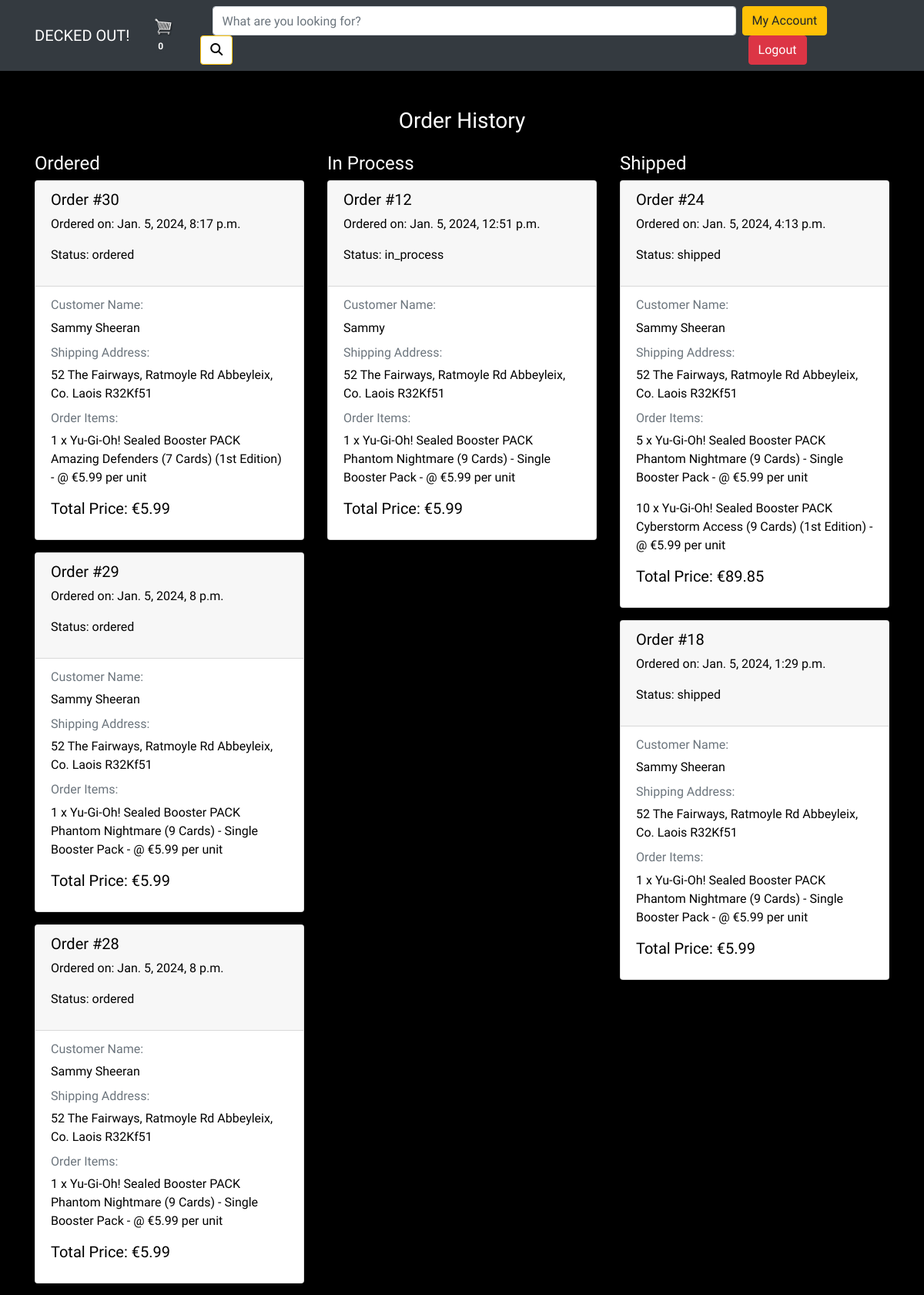
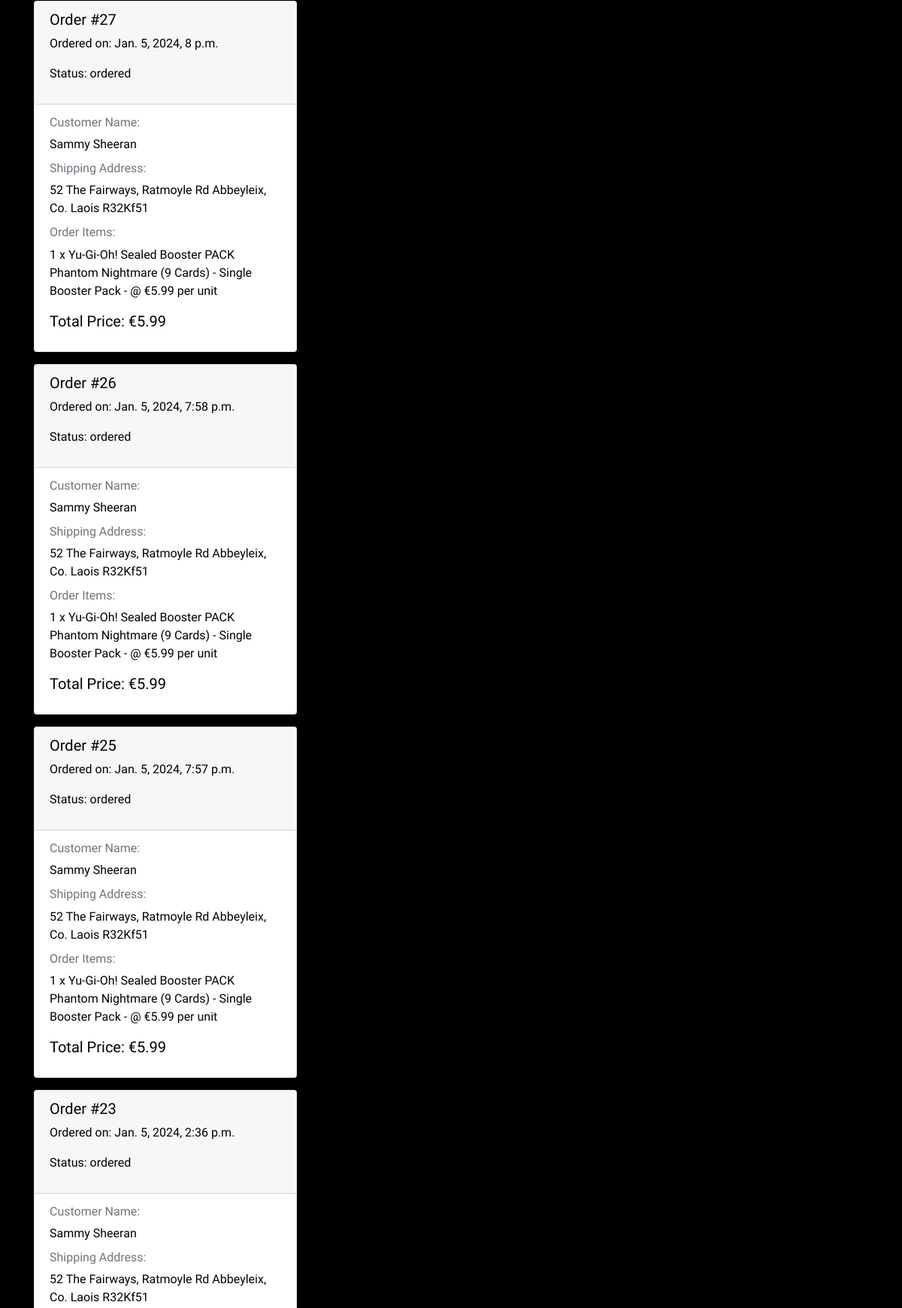
/user/order_history/ (signed in, upper part), run on the app's committed database (2 pictures, top to bottom).
### order/models.py (models this page shows, shortened)
class Order(models.Model):
    SHIPPING_STATUS_CHOICES = [
        ('ordered', 'Ordered'),
        ('in_process', 'In Process'),
        ('shipped', 'Shipped'),
    ]
    user = models.ForeignKey(User, on_delete=models.SET_NULL, null=True, blank=True)
    full_name = models.CharField(max_length=200, null=True)
    email_address = models.CharField(max_length=200, null=True)
    shipping_address = models.TextField()
    total_price = models.DecimalField(max_digits=10, decimal_places=2, null=True, blank=True)
    shipping_status = models.CharField(max_length=20, choices=SHIPPING_STATUS_CHOICES, default='ordered')
    created_at = models.DateTimeField(auto_now_add=True)

class OrderItem(models.Model):
    order = models.ForeignKey(Order, on_delete=models.CASCADE, related_name='items')
    product = models.ForeignKey(Product, on_delete=models.CASCADE)
    quantity = models.PositiveIntegerField()
    price_at_purchase = models.DecimalField(max_digits=10, decimal_places=2)

### product/models.py (models this page shows, shortened)
class Product(models.Model):
    name = models.CharField(max_length=255)
    description = models.TextField()
    price = models.DecimalField(max_digits=10, decimal_places=2)
    categories = models.ManyToManyField(Category)
    image = models.ImageField(upload_to='product_images/', null=True, blank=True)
    quantity_available = models.PositiveIntegerField(default=0)
    is_featured = models.BooleanField(default=False)
    created_at = models.DateTimeField(auto_now_add=True)
    updated_at = models.DateTimeField(auto_now=True)
    slug = models.SlugField(unique=True, blank=True, max_length=500)
    on_special_offer = models.BooleanField(default=False)
    discounted_price = models.DecimalField(max_digits=10, decimal_places=2, null=True, blank=True)

### user/views.py (the view)
# urls.py: path('order_history/', views.order_history, name='order_history'),
def order_history(request):
    user_orders = Order.objects.filter(user=request.user).order_by('-created_at')
    ordered_orders = user_orders.filter(shipping_status='ordered')
    in_process_orders = user_orders.filter(shipping_status='in_process')
    shipped_orders = user_orders.filter(shipping_status='shipped')
    context = {
        'ordered_orders': ordered_orders,
        'in_process_orders': in_process_orders,
        'shipped_orders': shipped_orders,
    }
    return render(request, 'user/order_history.html', context)

### cart/cart.py (called while the page is built)
    def __len__(self):
        return sum(self.cart.values())

### cart/context_processors.py (called while the page is built)
def cart(request):
    return {'cart': Cart(request)}

### user/templates/user/order_history.html (shortened to what this page needs)
{% extends 'base.html' %}
{% load static %}
{% block content %}
<h3 class="text-center mb-4 mt-4">Order History</h3>
    <div class="container" style="color: black;">
        <div class="row">
            <div class="col-md-4">
                <h4 style="color: white;">Ordered</h4>
                {% if ordered_orders %}
                    {% for orders in ordered_orders %}
                    <div class="card mb-3">
                        <div class="card-header">
                            <h5>Order #{{ orders.pk }}</h5>
                            <p>Ordered on: {{ orders.created_at }}</p>
                            <p>Status: {{ orders.shipping_status }}</p>
                        </div>
                        <div class="card-body">
                            <h6 class="card-subtitle mb-2 text-muted">Customer Name:</h6>
                            <p>{{ orders.full_name }}</p>
                            <h6 class="card-subtitle mb-2 text-muted">Shipping Address:</h6>
                            <p>{{ orders.shipping_address }}</p>
                            <h6 class="card-subtitle mb-2 text-muted">Order Items:</h6>
                            {% for item in orders.items.all %}
                                <p>{{ item.quantity }} x {{ item.product.name }} - @ €{{ item.price_at_purchase }} per unit</p>
                            {% endfor %}
                            <h5>Total Price: €{{ orders.total_price }}</h5>
                        </div>
                    </div>
                    {% endfor %}
                {% else %}
                    <p>No ordered orders.</p>
                {% endif %}
            </div>
            <div class="col-md-4">
                <h4 style="color: white;">In Process</h4>
                {% if in_process_orders %}
                    {% for orders in in_process_orders %}
                    <div class="card mb-3">
                        <div class="card-header">
                            <h5>Order #{{ orders.pk }}</h5>
                            <p>Ordered on: {{ orders.created_at }}</p>
                            <p>Status: {{ orders.shipping_status }}</p>
                        </div>
                        <div class="card-body">
                            <h6 class="card-subtitle mb-2 text-muted">Customer Name:</h6>
                            <p>{{ orders.full_name }}</p>
                            <h6 class="card-subtitle mb-2 text-muted">Shipping Address:</h6>
                            <p>{{ orders.shipping_address }}</p>
                            <h6 class="card-subtitle mb-2 text-muted">Order Items:</h6>
                            {% for item in orders.items.all %}
                                <p>{{ item.quantity }} x {{ item.product.name }} - @ €{{ item.price_at_purchase }} per unit</p>
                            {% endfor %}
                            <h5>Total Price: €{{ orders.total_price }}</h5>
                        </div>
                    </div>
                    {% endfor %}
                {% else %}
                    <p>No orders in process.</p>
                {% endif %}
            </div>
            <div class="col-md-4">
                <h4 style="color: white;">Shipped</h4>
                {% if shipped_orders %}
                    {% for orders in shipped_orders %}
                    <div class="card mb-3">
                        <div class="card-header">
                            <h5>Order #{{ orders.pk }}</h5>
                            <p>Ordered on: {{ orders.created_at }}</p>
                            <p>Status: {{ orders.shipping_status }}</p>
                        </div>
                        <div class="card-body">
                            <h6 class="card-subtitle mb-2 text-muted">Customer Name:</h6>
                            <p>{{ orders.full_name }}</p>
                            <h6 class="card-subtitle mb-2 text-muted">Shipping Address:</h6>
                            <p>{{ orders.shipping_address }}</p>
                            <h6 class="card-subtitle mb-2 text-muted">Order Items:</h6>
                            {% for item in orders.items.all %}
                                <p>{{ item.quantity }} x {{ item.product.name }} - @ €{{ item.price_at_purchase }} per unit</p>
                            {% endfor %}
                            <h5>Total Price: €{{ orders.total_price }}</h5>
                        </div>
                    </div>
                    {% endfor %}
                {% else %}
                    <p>No shipped orders.</p>
                {% endif %}
            </div>
    </div>
</div>
{% endblock %}

### static/css/base.css (style rules this page uses)
body { background-color: #000; color: #fff; font-family: 'Oswald', sans-serif; }

### data on the page
Order: pk "30", created_at "Jan. 5, 2024, 8:17 p.m.", shipping_status "ordered", full_name "Sammy Sheeran", shipping_address "52 The Fairways, Ratmoyle Rd Abbeyleix, Co. Laois R32Kf51", total_price "5.99"
OrderItem: quantity "1", product.name "Yu-Gi-Oh! Sealed Booster PACK Amazing Defenders (7 Cards) (1st Edition)", price_at_purchase "5.99"
Order: pk "29", created_at "Jan. 5, 2024, 8 p.m.", shipping_status "ordered", full_name "Sammy Sheeran", shipping_address "52 The Fairways, Ratmoyle Rd Abbeyleix, Co. Laois R32Kf51", total_price "5.99"
OrderItem: quantity "1", product.name "Yu-Gi-Oh! Sealed Booster PACK Phantom Nightmare (9 Cards) - Single Booster Pack", price_at_purchase "5.99"
Order: pk "28", created_at "Jan. 5, 2024, 8 p.m.", shipping_status "ordered", full_name "Sammy Sheeran", shipping_address "52 The Fairways, Ratmoyle Rd Abbeyleix, Co. Laois R32Kf51", total_price "5.99"
OrderItem: quantity "1", product.name "Yu-Gi-Oh! Sealed Booster PACK Phantom Nightmare (9 Cards) - Single Booster Pack", price_at_purchase "5.99"
Order: pk "27", created_at "Jan. 5, 2024, 8 p.m.", shipping_status "ordered", full_name "Sammy Sheeran", shipping_address "52 The Fairways, Ratmoyle Rd Abbeyleix, Co. Laois R32Kf51", total_price "5.99"
OrderItem: quantity "1", product.name "Yu-Gi-Oh! Sealed Booster PACK Phantom Nightmare (9 Cards) - Single Booster Pack", price_at_purchase "5.99"
Order: pk "26", created_at "Jan. 5, 2024, 7:58 p.m.", shipping_status "ordered", full_name "Sammy Sheeran", shipping_address "52 The Fairways, Ratmoyle Rd Abbeyleix, Co. Laois R32Kf51", total_price "5.99"
OrderItem: quantity "1", product.name "Yu-Gi-Oh! Sealed Booster PACK Phantom Nightmare (9 Cards) - Single Booster Pack", price_at_purchase "5.99"
Order: pk "25", created_at "Jan. 5, 2024, 7:57 p.m.", shipping_status "ordered", full_name "Sammy Sheeran", shipping_address "52 The Fairways, Ratmoyle Rd Abbeyleix, Co. Laois R32Kf51", total_price "5.99"
OrderItem: quantity "1", product.name "Yu-Gi-Oh! Sealed Booster PACK Phantom Nightmare (9 Cards) - Single Booster Pack", price_at_purchase "5.99"
Order: pk "23", created_at "Jan. 5, 2024, 2:36 p.m.", shipping_status "ordered", full_name "Sammy Sheeran", shipping_address "52 The Fairways, Ratmoyle Rd Abbeyleix, Co. Laois R32Kf51"
Order: pk "12", created_at "Jan. 5, 2024, 12:51 p.m.", shipping_status "in_process", full_name "Sammy", shipping_address "52 The Fairways, Ratmoyle Rd Abbeyleix, Co. Laois R32Kf51", total_price "5.99"
OrderItem: quantity "1", product.name "Yu-Gi-Oh! Sealed Booster PACK Phantom Nightmare (9 Cards) - Single Booster Pack", price_at_purchase "5.99"
Order: pk "24", created_at "Jan. 5, 2024, 4:13 p.m.", shipping_status "shipped", full_name "Sammy Sheeran", shipping_address "52 The Fairways, Ratmoyle Rd Abbeyleix, Co. Laois R32Kf51", total_price "89.85"
OrderItem: quantity "5", product.name "Yu-Gi-Oh! Sealed Booster PACK Phantom Nightmare (9 Cards) - Single Booster Pack", price_at_purchase "5.99"
OrderItem: quantity "10", product.name "Yu-Gi-Oh! Sealed Booster PACK Cyberstorm Access (9 Cards) (1st Edition)", price_at_purchase "5.99"
Order: pk "18", created_at "Jan. 5, 2024, 1:29 p.m.", shipping_status "shipped", full_name "Sammy Sheeran", shipping_address "52 The Fairways, Ratmoyle Rd Abbeyleix, Co. Laois R32Kf51", total_price "5.99"
OrderItem: quantity "1", product.name "Yu-Gi-Oh! Sealed Booster PACK Phantom Nightmare (9 Cards) - Single Booster Pack", price_at_purchase "5.99"

### other printed values
{{ cart|length }} "0"
